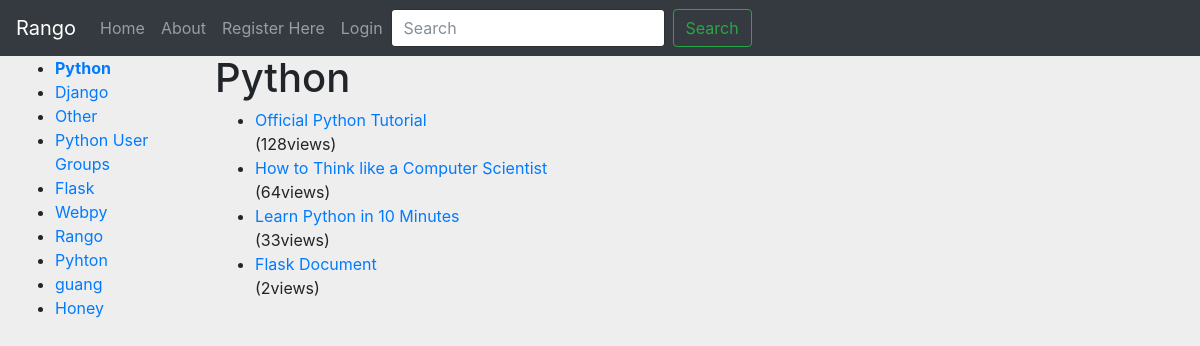
/rango/category/python/, run on the app's committed database.
### rango/models.py (models this page shows, shortened)
class Category(models.Model):
    name = models.CharField(max_length=128, unique=True)
    views = models.IntegerField(default=0)
    likes = models.IntegerField(default=0)
    slug = models.SlugField(unique=True)
    class Meta:
        verbose_name_plural = 'Categories'

class Page(models.Model):
    category = models.ForeignKey(Category)
    title = models.CharField(max_length=128)
    url = models.URLField(max_length=200)
    views = models.IntegerField(default=0)

### rango/views.py (the view)
# urls.py: url(r'^category/(?P<category_name_slug>[\w\-]+)/$', views.show_category, name='show_category'),
def show_category(request, category_name_slug):
    context_dict = {}
    try:
        category = Category.objects.get(slug=category_name_slug)
        pages = Page.objects.filter(category=category).order_by('-views')
        context_dict['pages'] = pages
        context_dict['category'] = category
    except Category.DoesNotExist:
        context_dict['pages'] = None
        context_dict['category'] = None
    return render(request, 'rango/category.html', context=context_dict)

### rango/templatetags/rango_template_tags.py (called while the page is built)
@register.inclusion_tag('rango/cats.html')
def get_category_list(cat=None):
    return {'cats': Category.objects.all(),
            'act_cat': cat}

### templates/rango/category.html (shortened to what this page needs)
{% extends 'rango/base.html' %}
{% load staticfiles %}
{% block body_block %}
    {% if category %}
        <h1>{{ category.name }}</h1>
        {% if pages %}
            <ul>
                {% for page in pages %}
                    <li>
                        <a href="{% url 'rango:goto' %}?page_id={{ page.id }}">{{ page.title }}</a>
                        <br/>
                        {% if page.views > 1 %}
                            ({{ page.views }}views)
                        {% elif page.views == 1 %}
                            ({{ page.views }}view)
                        {% elif page.views == 0 %}
                            (0 view)
                        {% endif %}
                    </li>
                {% endfor %}
            </ul>
        {% else %}
            <strong>No pages currently in category.</strong>
        {% endif %}
    {% else %}
        <strong>The specified category does not exist!</strong>
    {% endif %}
{% endblock %}

### templates/rango/cats.html
<ul>
    {% if cats %}
        {% for c in cats %}
            {% if c == act_cat %}
                <li><strong><a href="{% url 'rango:show_category' c.slug %}">{{ c.name }}</a></strong></li>
            {% else %}
                <li><a href="{% url 'rango:show_category' c.slug %}">{{ c.name }}</a></li>
            {% endif %}
        {% endfor %}
    {% else %}
        <li><strong>There are no categories present.</strong></li>
    {% endif %}
</ul>

### data on the page
Category: name "Python"
Category: name "Django"
Category: name "Other"
Category: name "Python User Groups"
Category: name "Flask"
Category: name "Webpy"
Category: name "Rango"
Category: name "Pyhton"
Category: name "guang"
Category: name "Honey"
Page: title "Official Python Tutorial", views "128"
Page: title "How to Think like a Computer Scientist", views "64"
Page: title "Learn Python in 10 Minutes", views "33"
Page: title "Flask Document", views "2"
